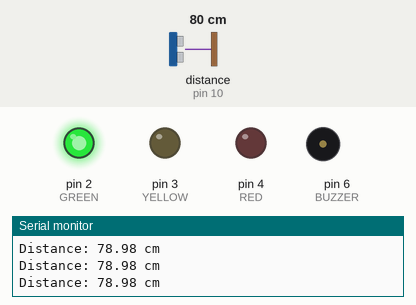
Simulated run of this sketch. Board: Arduino Uno, built with avr-gcc and run on an emulated ATmega328P. Parts: output pins drawn as LEDs (lit = HIGH), buzzer (waves = sounding), the last lines printed to the serial monitor. Wiring (inferred from the names in the program): ultrasonic range finder: trigger pin 9; echo pin 10. The inputs (shaded band) are chosen by the test bench; at power-on: distance to the obstacle (sensor on pin 10) 80 cm. The echo pulse lasts 58.3 µs per cm; pins used as bus, display or sensor lines are not drawn.

Above: at 1.2 s.
1.3 s: distance to the obstacle (sensor on pin 10) set to 65 cm
2.8 s: distance to the obstacle (sensor on pin 10) set to 58 cm
At 3.4 s:
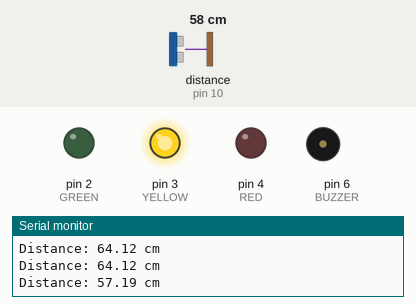
5.8 s: distance to the obstacle (sensor on pin 10) set to 33 cm
8.8 s: distance to the obstacle (sensor on pin 10) set to 29 cm
At 9.42 s:
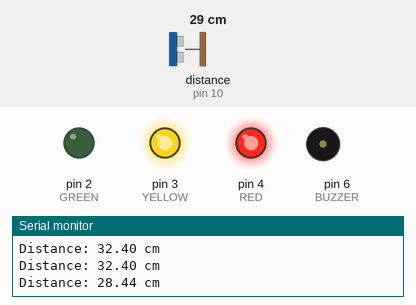
11.8 s: distance to the obstacle (sensor on pin 10) set to 17 cm
14.8 s: distance to the obstacle (sensor on pin 10) set to 14 cm
At 15.7 s:
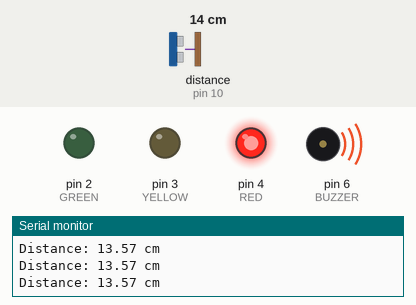
Timing chart, 0 to 17.3 s (numbered marks = the images above; inputs shaded):
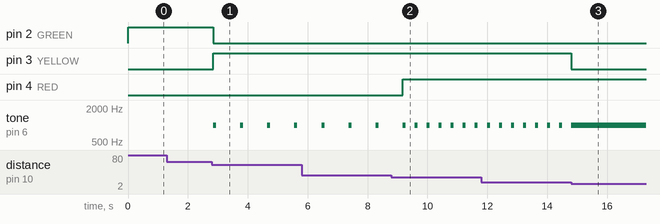

The sketch:

P3.ino
```cpp
#define TRIG 9
#define ECHO 10

#define GREEN 2
#define YELLOW 3
#define RED 4

#define BUZZER 6

long duration;
float distance;

void setup() {
  Serial.begin(9600);

  pinMode(TRIG, OUTPUT);
  pinMode(ECHO, INPUT);

  pinMode(GREEN, OUTPUT);
  pinMode(YELLOW, OUTPUT);
  pinMode(RED, OUTPUT);

  pinMode(BUZZER, OUTPUT);
}

void loop() {

  digitalWrite(TRIG, LOW);
  delayMicroseconds(2);

  digitalWrite(TRIG, HIGH);
  delayMicroseconds(10);

  digitalWrite(TRIG, LOW);

  duration = pulseIn(ECHO, HIGH);

  distance = duration * 0.034 / 2;

  Serial.print("Distance: ");
  Serial.print(distance);
  Serial.println(" cm");

  // SAFE
  if (distance > 60) {
    digitalWrite(GREEN, HIGH);
    digitalWrite(YELLOW, LOW);
    digitalWrite(RED, LOW);
    noTone(BUZZER);
  }

  // CAUTION
  else if (distance > 30) {
    digitalWrite(GREEN, LOW);
    digitalWrite(YELLOW, HIGH);
    digitalWrite(RED, LOW);

    tone(BUZZER, 1000);
    delay(100);
    noTone(BUZZER);
    delay(700);
  }

  // CLOSE
  else if (distance > 15) {
    digitalWrite(GREEN, LOW);
    digitalWrite(YELLOW, HIGH);
    digitalWrite(RED, HIGH);

    tone(BUZZER, 1000);
    delay(100);
    noTone(BUZZER);
    delay(200);
  }

  // DANGER
  else {
    digitalWrite(GREEN, LOW);
    digitalWrite(YELLOW, LOW);
    digitalWrite(RED, HIGH);

    tone(BUZZER, 1000);
  }

  delay(100);
}
```

Measured:
- the behaviour switches between 61 and 60 cm on distance to the obstacle (sensor on pin 10) (found by bisection; images 0 and 1)
- the behaviour switches between 31 and 30 cm on distance to the obstacle (sensor on pin 10) (found by bisection; images 1 and 2)
- the behaviour switches between 16 and 15 cm on distance to the obstacle (sensor on pin 10) (found by bisection; images 2 and 3)
- after the input at 2.8 s, pin 2 (GREEN): HIGH → LOW after 0.05 s; pin 3 (YELLOW): LOW → HIGH after 0.05 s; tone on pin 6 (BUZZER): alternates 1000 Hz for 0.10 s and silent for 0.80 s, starting after 0.05 s
- after the input at 8.8 s, pin 4 (RED): LOW → HIGH after 0.37 s; tone on pin 6 (BUZZER): alternates 1000 Hz for 0.10 s and silent for 0.30 s, starting after 0.77 s
- after the input at 14.8 s, pin 3 (YELLOW): HIGH → LOW at once; tone on pin 6 (BUZZER): goes on until 14.8 s, then stays 1000 Hz
